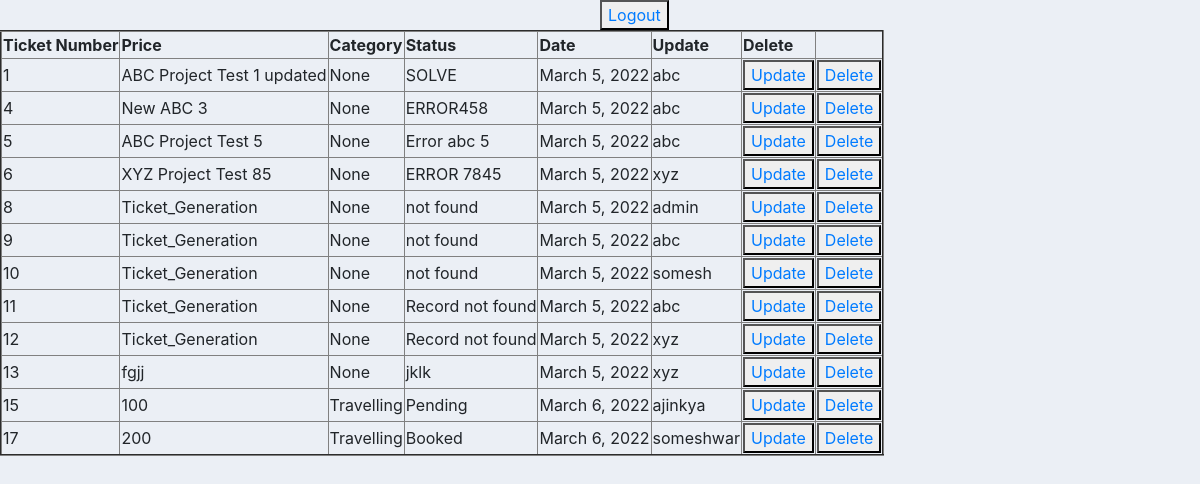
The app's page /tikt/admin_home/ (signed in) with its own data.
### Ticket/models.py (models this page shows)
class Ticket(models.Model):
    CATEGORY = (
        ('Travelling', 'Travelling'),
        ('Movie', 'Movie'),
        ('Tourism', 'Tourism')
    )
    STATUS = (
        ('Pending', 'Pending'),
        ('Booked', 'Booked'),
        )
    price = models.CharField(max_length=32)
    category = models.CharField(max_length=200, null=True, choices=CATEGORY)
    status = models.CharField(max_length=200, null=True, choices=STATUS)
    date = models.DateField(auto_now_add=True)
    current_user = models.ForeignKey(User,on_delete=models.CASCADE)

### Ticket/views.py (the view)
# urls.py: path('admin_home/',views.admin_view,name='admin_home'),
@login_required(login_url='login')
def admin_view(request):
    tickets = Ticket.objects.all()
    template_name = 'Ticket/admin_home.html'
    context = {'tickets':tickets}
    return render(request,template_name,context)

### templates/Ticket/admin_home.html (shortened to what this page needs)
{% include 'base.html' %}
{% block content %}
<span>
    <button style="margin-left: 50%;">
        <a href="{% url 'logout' %}">Logout</a>
    </button>
</span>
    {% if user.is_superuser %}
        <div>
            <table border="2px">
                <tr>
                    <th>Ticket Number</th>
                    <th>Price</th>
                    <th>Category</th>
                    <th>Status</th>
                    <th>Date</th>
                    <th>Update</th>
                    <th>Delete</th>
                </tr>
                {% for ticket in tickets %}
                    <tr>
                        <td>{{ticket.id}}</td>
                        <td>{{ticket.price}}</td>
                        <td>{{ticket.category}}</td>
                        <td>{{ticket.status}}</td>
                        <td>{{ticket.date}}</td>
                        <td>{{ticket.current_user}}</td>
                        <td><button><a href="{% url 'update_admin' ticket.id%}">Update</a></button></td>
                        <td><button><a href="{% url 'delete_admin' ticket.id%}">Delete</a></button></td>
                    </tr>
                {% endfor %}
            </table>
        </div>
    {% endif %}
{% endblock %}

### static/Ticket/css/main.css (style rules this page uses)
body { background-color: #ebeff5; }

### records on screen
Ticket: id "1", price "ABC Project Test 1 updated", category "None", status "SOLVE", date "March 5, 2022", current_user "abc"
Ticket: id "4", price "New ABC 3", category "None", status "ERROR458", date "March 5, 2022", current_user "abc"
Ticket: id "5", price "ABC Project Test 5", category "None", status "Error abc 5", date "March 5, 2022", current_user "abc"
Ticket: id "6", price "XYZ Project Test 85", category "None", status "ERROR 7845", date "March 5, 2022", current_user "xyz"
Ticket: id "8", price "Ticket_Generation", category "None", status "not found", date "March 5, 2022", current_user "admin"
Ticket: id "9", price "Ticket_Generation", category "None", status "not found", date "March 5, 2022", current_user "abc"
Ticket: id "10", price "Ticket_Generation", category "None", status "not found", date "March 5, 2022", current_user "somesh"
Ticket: id "11", price "Ticket_Generation", category "None", status "Record not found", date "March 5, 2022", current_user "abc"
Ticket: id "12", price "Ticket_Generation", category "None", status "Record not found", date "March 5, 2022", current_user "xyz"
Ticket: id "13", price "fgjj", category "None", status "jklk", date "March 5, 2022", current_user "xyz"
Ticket: id "15", price "100", category "Travelling", status "Pending", date "March 6, 2022", current_user "ajinkya"
Ticket: id "17", price "200", category "Travelling", status "Booked", date "March 6, 2022", current_user "someshwar"
